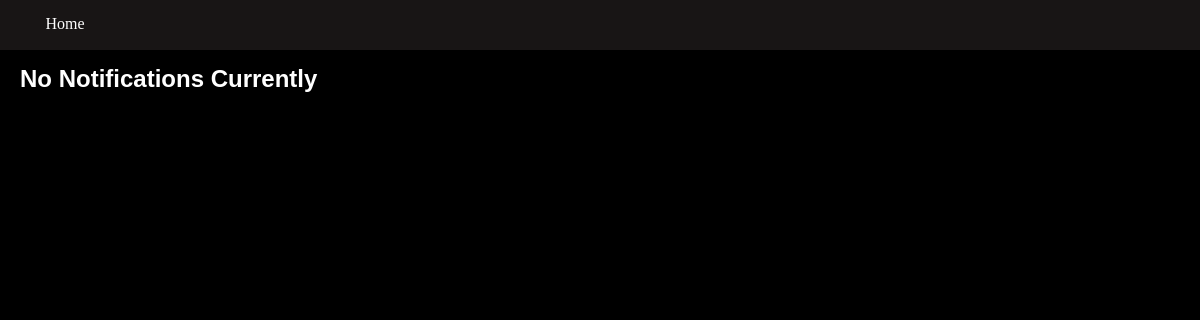
Before: /twitter/notifications (signed in) with the older database file.
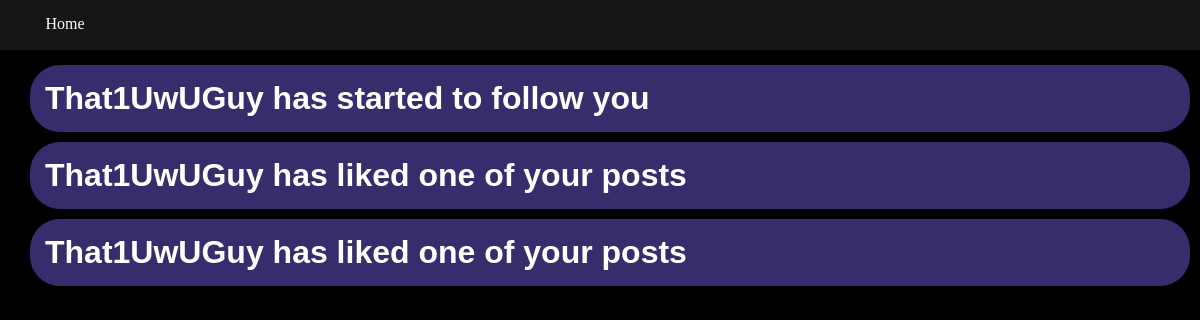
After: the same page with the newer database file.
### twitter/models.py (models this page shows)
class Notification(models.Model):
    postUser = models.ForeignKey(User2, on_delete = models.CASCADE, related_name="postuser")
    recieveUser = models.ForeignKey(User2, on_delete = models.CASCADE, related_name="recieveuser")
    text = models.CharField(max_length=200)
    link = models.CharField(max_length=200, default = "")

### twitter/views.py (the view)
# urls.py: path("notifications", views.Notifications, name="notifications"),
def Notifications(request):
    user = User2.objects.get(username=request.user.username)
    list = user.notificationlist.all()
    haslist = True
    if len(list) == 0:
        haslist = False
    context = {"list": list, "haslist": haslist}
    return render(request, "twitter/notifications.html", context)

### twitter/templates/twitter/notifications.html (shortened to what this page needs)
<!DOCTYPE html>
<html lang="en">
<head>
    {% load static %}
    <link rel = "stylesheet" href = "{% static '/twitter/css/notifications.css' %}">
</head>
<body>
    <div class="navbar">
        <a href = "{% url 'home' %}"><div class = "homebutton"> Home </div></a>
    </div>
    <div class = "postbox">
        {% if haslist %}
            {% for noti in list %}
                <div class = "post">
                    <h1>{{noti.text}}</h1>
                </div>
            {% endfor %}
        {% else %}
            <h2>No Notifications Currently</h2>
        {% endif %}
    </div>
</body>
</html>

Changed rows visible on the page:
added Notification: text "That1UwUGuy has started to follow you"
added Notification: text "That1UwUGuy has liked one of your posts"
added Notification: text "That1UwUGuy has liked one of your posts"
Other visible differences:
text no longer shown: "No Notifications Currently"
